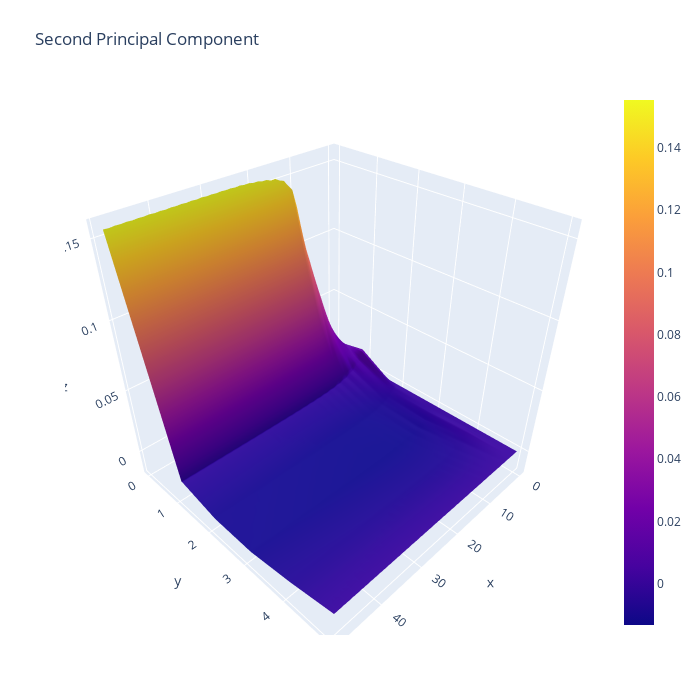

Notebook code for this chart:
### Code cell
show_component(1, 'Second')

### Figure 1 — Plotly figure (JSON) as saved in the notebook; plotly's stock layout.template omitted (floating-point values rounded to 4 significant figures; data arrays with more than 128 entries replaced by an {"elided": "..."} marker saying what was removed)
{"data": [{"type": "surface", "z": {"elided": "6x50 float values"}}], "layout": {"height": 700, "margin": {"b": 65, "l": 65, "r": 50, "t": 90}, "scene": {"aspectmode": "auto", "aspectratio": {"x": 1, "y": 1, "z": 1}}, "title": {"text": "Second Principal Component"}, "width": 700}}
